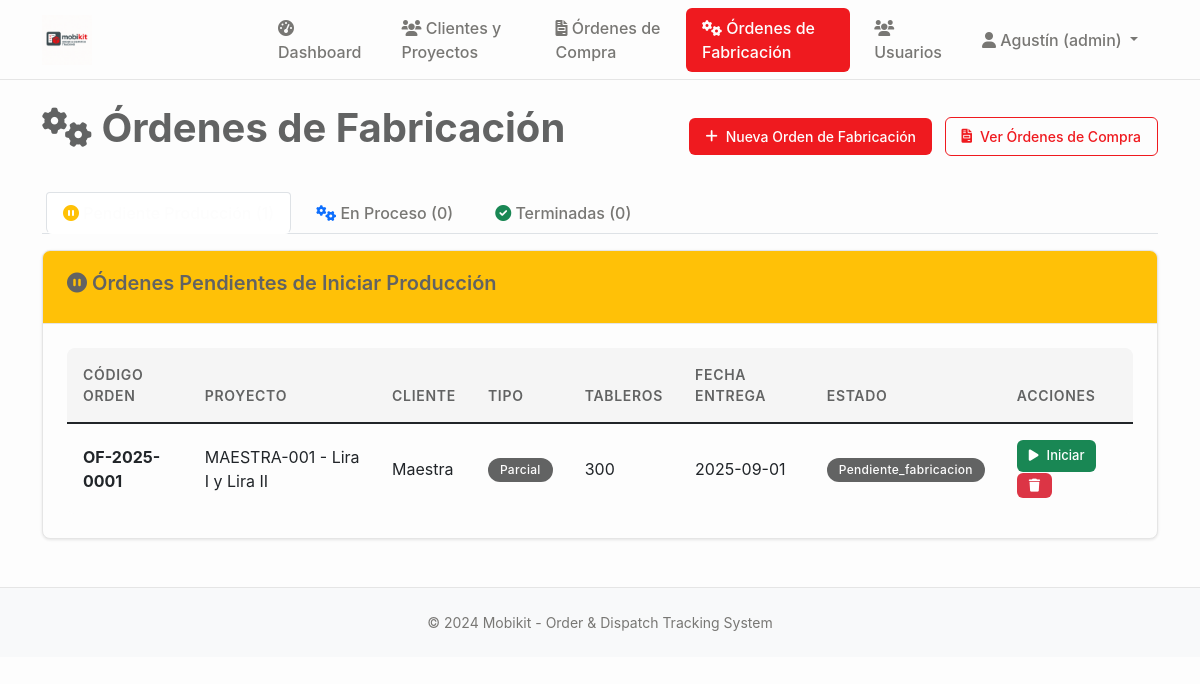
The app's page /ordenes_fabricacion (signed in) with its own data.
### tables this page shows
CREATE TABLE ordenes_fabricacion (
                id INTEGER PRIMARY KEY AUTOINCREMENT,
                codigo_orden TEXT UNIQUE NOT NULL,
                proyecto_id INTEGER NOT NULL,
                tipo_orden TEXT DEFAULT 'parcial' CHECK (tipo_orden IN ('parcial', 'total')),
                fecha_entrega_estimada DATE NOT NULL,
                cantidad_tableros INTEGER NOT NULL,
                estado TEXT DEFAULT 'pendiente_fabricacion' CHECK (estado IN (
                    'pendiente_fabricacion', 'aprobado_diseño', 'enviado_produccion', 
                    'seccionado', 'enchapando', 'mecanizado', 'listo_embalaje', 
                    'embalando', 'listo_despacho', 'despachado'
                )),
                prioridad TEXT DEFAULT 'media' CHECK (prioridad IN ('baja', 'media', 'alta', 'urgente')),
                observaciones TEXT,
                fecha_inicio DATE,
                fecha_entrega_real DATE,
                created_at TIMESTAMP DEFAULT CURRENT_TIMESTAMP,
                updated_at TIMESTAMP DEFAULT CURRENT_TIMESTAMP,
                FOREIGN KEY (proyecto_id) REFERENCES proyectos (id) ON DELETE CASCADE
            );

CREATE TABLE proyectos (
                id INTEGER PRIMARY KEY AUTOINCREMENT,
                codigo TEXT UNIQUE NOT NULL,
                nombre TEXT NOT NULL,
                cliente_id INTEGER NOT NULL,
                descripcion TEXT,
                estado TEXT DEFAULT 'en_desarrollo' CHECK (estado IN ('en_desarrollo', 'aprobado_produccion', 'seccionado', 'enchapado', 'mecanizado', 'produccion_completa', 'embalando', 'listo_despacho', 'entregado', 'cancelado')),
                prioridad TEXT DEFAULT 'media' CHECK (prioridad IN ('baja', 'media', 'alta', 'urgente')),
                fecha_inicio DATE,
                fecha_entrega DATE,
                fecha_entrega_real DATE,
                diseñador_id INTEGER,
                supervisor_id INTEGER,
                presupuesto DECIMAL(12,2),
                costo_real DECIMAL(12,2),
                observaciones TEXT,
                created_at TIMESTAMP DEFAULT CURRENT_TIMESTAMP,
                updated_at TIMESTAMP DEFAULT CURRENT_TIMESTAMP, adjudicacion_tipo TEXT DEFAULT "orden_compra" CHECK (adjudicacion_tipo IN ("contrato", "orden_compra")), monto_neto DECIMAL(12,2), estado_proyecto TEXT DEFAULT "pendiente_presupuesto", monto_neto_provision DECIMAL(12,2), monto_neto_instalacion DECIMAL(12,2), fecha_estimada_inicio DATE, archivado BOOLEAN DEFAULT FALSE,
                FOREIGN KEY (cliente_id) REFERENCES clientes (id),
                FOREIGN KEY (diseñador_id) REFERENCES usuarios (id),
                FOREIGN KEY (supervisor_id) REFERENCES usuarios (id)
            );

CREATE TABLE clientes (
    id INTEGER PRIMARY KEY AUTOINCREMENT,
    nombre TEXT NOT NULL,
    rut TEXT UNIQUE,
    email TEXT,
    telefono TEXT,
    direccion TEXT,
    ciudad TEXT,
    region TEXT,
    contacto_principal TEXT,
    observaciones TEXT,
    activo BOOLEAN DEFAULT TRUE,
    created_at TIMESTAMP DEFAULT CURRENT_TIMESTAMP,
    updated_at TIMESTAMP DEFAULT CURRENT_TIMESTAMP
);

### main.py (the view)
@app.route('/ordenes_fabricacion')
@login_required
def ordenes_fabricacion():
    conn = sqlite3.connect('mobikit.db')
    cursor = conn.cursor()
    cursor.execute('''
        SELECT of.id, of.codigo_orden, of.tipo_orden, of.fecha_entrega_estimada,
               of.cantidad_tableros, of.estado, of.observaciones,
               p.codigo as proyecto_codigo, p.nombre as proyecto_nombre,
               c.nombre as cliente_nombre, of.fecha_entrega_real
        FROM ordenes_fabricacion of
        JOIN proyectos p ON of.proyecto_id = p.id
        LEFT JOIN clientes c ON p.cliente_id = c.id
        WHERE of.estado IN ('pendiente_fabricacion', 'aprobado_diseño')
        ORDER BY of.fecha_entrega_estimada ASC
    ''')
    fabricacion_pendientes = cursor.fetchall()
    cursor.execute('''
        SELECT of.id, of.codigo_orden, of.tipo_orden, of.fecha_entrega_estimada,
               of.cantidad_tableros, of.estado, of.observaciones,
               p.codigo as proyecto_codigo, p.nombre as proyecto_nombre,
               c.nombre as cliente_nombre, of.fecha_entrega_real
        FROM ordenes_fabricacion of
        JOIN proyectos p ON of.proyecto_id = p.id
        LEFT JOIN clientes c ON p.cliente_id = c.id
        WHERE of.estado IN ('enviado_produccion', 'seccionado', 'enchapando', 'mecanizado', 'listo_embalaje')
        ORDER BY of.fecha_entrega_estimada ASC
    ''')
    fabricacion_proceso = cursor.fetchall()
    cursor.execute('''
        SELECT of.id, of.codigo_orden, of.tipo_orden, of.fecha_entrega_estimada,
               of.cantidad_tableros, of.estado, of.observaciones,
               p.codigo as proyecto_codigo, p.nombre as proyecto_nombre,
               c.nombre as cliente_nombre, of.fecha_entrega_real
        FROM ordenes_fabricacion of
        JOIN proyectos p ON of.proyecto_id = p.id
        LEFT JOIN clientes c ON p.cliente_id = c.id
        WHERE of.estado IN ('embalando', 'listo_despacho', 'despachado')
        ORDER BY of.fecha_entrega_real DESC
        LIMIT 20
    ''')
    fabricacion_terminadas = cursor.fetchall()
    conn.close()
    return render_template('ordenes_fabricacion.html',
                           fabricacion_pendientes=fabricacion_pendientes,
                           fabricacion_proceso=fabricacion_proceso,
                           fabricacion_terminadas=fabricacion_terminadas)

### main.py (called while the page is built)
def login_required(f):
    @wraps(f)
    def decorated_function(*args, **kwargs):
        if 'user_id' not in session:
            return redirect(url_for('login'))
        return f(*args, **kwargs)
    return decorated_function

### templates/ordenes_fabricacion.html (shortened to what this page needs)
{% extends "base.html" %}
{% block content %}
<div class="d-flex justify-content-between align-items-center mb-4">
    <h1><i class="fas fa-cogs"></i> Órdenes de Fabricación</h1>
    <div>
        {% if session.user_role in ['admin', 'general', 'operación'] %}
        <button type="button" class="btn btn-primary me-2" data-bs-toggle="modal" data-bs-target="#nuevaOrdenFabricacionModal">
            <i class="fas fa-plus"></i> Nueva Orden de Fabricación
        </button>
        {% endif %}
        <a href="{{ url_for('ordenes_compra') }}" class="btn btn-outline-primary">
            <i class="fas fa-file-invoice"></i> Ver Órdenes de Compra
        </a>
    </div>
</div>
<ul class="nav nav-tabs" id="fabricacionTab" role="tablist">
    <li class="nav-item" role="presentation">
        <button class="nav-link active" id="pendientes-fab-tab" data-bs-toggle="tab" data-bs-target="#pendientes-fab" type="button" role="tab">
            <i class="fas fa-pause-circle text-warning"></i> Pendiente Producción ({{ fabricacion_pendientes|length }})
        </button>
    </li>
    <li class="nav-item" role="presentation">
        <button class="nav-link" id="proceso-fab-tab" data-bs-toggle="tab" data-bs-target="#proceso-fab" type="button" role="tab">
            <i class="fas fa-cogs text-primary"></i> En Proceso ({{ fabricacion_proceso|length }})
        </button>
    </li>
    <li class="nav-item" role="presentation">
        <button class="nav-link" id="terminadas-fab-tab" data-bs-toggle="tab" data-bs-target="#terminadas-fab" type="button" role="tab">
            <i class="fas fa-check-circle text-success"></i> Terminadas ({{ fabricacion_terminadas|length }})
        </button>
    </li>
</ul>
<div class="tab-content" id="fabricacionTabContent">
    <div class="tab-pane fade show active" id="pendientes-fab" role="tabpanel">
        <div class="card mt-3">
            <div class="card-header bg-warning text-dark">
                <h5><i class="fas fa-pause-circle"></i> Órdenes Pendientes de Iniciar Producción</h5>
            </div>
            <div class="card-body">
                {% if fabricacion_pendientes %}
                <div class="table-responsive">
                    <table class="table table-hover">
                        <thead>
                            <tr>
                                <th>Código Orden</th>
                                <th>Proyecto</th>
                                <th>Cliente</th>
                                <th>Tipo</th>
                                <th>Tableros</th>
                                <th>Fecha Entrega</th>
                                <th>Estado</th>
                                <th>Acciones</th>
                            </tr>
                        </thead>
                        <tbody>
                            {% for orden in fabricacion_pendientes %}
                            <tr>
                                <td><strong>{{ orden[1] }}</strong></td>
                                <td>
                                    <div>{{ orden[7] }} - {{ orden[8] }}</div>
                                </td>
                                <td>{{ orden[9] or 'Sin cliente' }}</td>
                                <td>
                                    <span class="badge bg-info">{{ orden[2].title() }}</span>
                                </td>
                                <td>{{ orden[4] }}</td>
                                <td>{{ orden[3] }}</td>
                                <td>
                                    {% if orden[5] == 'pendiente' %}
                                            <span class="badge bg-warning">Pendiente</span>
                                        {% elif orden[5] == 'aprobado_produccion' %}
                                            <span class="badge bg-info">Aprobado Producción</span>
                                        {% elif orden[5] == 'seccionado' %}
                                            <span class="badge bg-secondary">Seccionado</span>
                                        {% elif orden[5] == 'enchapado' %}
                                            <span class="badge bg-info">Enchapado</span>
                                        {% elif orden[5] == 'mecanizado' %}
                                            <span class="badge bg-primary">Mecanizado</span>
                                        {% elif orden[5] == 'produccion_completa' %}
                                            <span class="badge bg-success">Producción Completa</span>
                                        {% elif orden[5] == 'embalando' %}
                                            <span class="badge bg-warning">Embalando</span>
                                        {% elif orden[5] == 'listo_despacho' %}
                                            <span class="badge bg-danger">Listo Despacho</span>
                                        {% elif orden[5] == 'entregado' %}
                                            <span class="badge bg-dark">Entregado</span>
                                        {% else %}
                                            <span class="badge bg-secondary">{{ orden[5]|title }}</span>
                                        {% endif %}
                                </td>
                                <td>
                                    {% if session.user_role in ['admin', 'general', 'operación'] %}
                                    <button class="btn btn-sm btn-success" onclick="iniciarFabricacion({{ orden[0] }})">
                                        <i class="fas fa-play"></i> Iniciar
                                    </button>
                                    <button class="btn btn-sm btn-danger" onclick="eliminarOrdenFabricacion({{ orden[0] }})">
                                        <i class="fas fa-trash"></i>
                                    </button>
                                    {% endif %}
                                </td>
                            </tr>
                            {% endfor %}
                        </tbody>
                    </table>
                </div>
                {% else %}
                <div class="text-center py-4">
                    <i class="fas fa-inbox fa-3x text-muted mb-3"></i>
                    <p class="text-muted">No hay órdenes de fabricación pendientes</p>
                </div>
                {% endif %}
            </div>
        </div>
    </div>
</div>
{% endblock %}

### static/css/style.css (style rules this page uses)
:root { --mobikit-red: #EF1A1F; --mobikit-red-light: #F58B8F; --mobikit-red-dark: #C7161A; --mobikit-gray: #626363; --mobikit-gray-logo: #626363; --mobikit-light-gray: #8C8C8C; --mobikit-dark-gray: #4A4A4A; --mobikit-white: #FDFDFD; --mobikit-light-bg: #FAFAFA; --mobikit-border: #E5E5E5; --mobikit-hover: #F5F5F5; --mobikit-text-light: #787774; --mobikit-sidebar: #F7F6F3; --mobikit-cocinas: #EF1A1F; --mobikit-closet: #626363; --mobikit-success: #22C55E; --mobikit-warning: #F59E0B; --mobikit-info: #626363; --mobikit-danger: #EF1A1F; }
* { box-sizing: border-box; }
body { font-family: -apple-system, BlinkMacSystemFont, 'Segoe UI', Roboto, 'Helvetica Neue', Arial, sans-serif; background-color: var(--mobikit-white); color: var(--mobikit-gray); line-height: 1.5; margin: 0; padding: 0; }
.nav-link { color: var(--mobikit-text-light) !important; font-weight: 500; padding: 0.5rem 1rem !important; border-radius: 6px; transition: all 0.2s ease; margin: 0 0.25rem; }
.nav-link.active { background-color: var(--mobikit-red); color: var(--mobikit-white) !important; }
h1 { font-size: 2.5rem; font-weight: 700; color: var(--mobikit-gray); margin-bottom: 1rem; line-height: 1.2; }
h4, h5, h6 { font-weight: 600; color: var(--mobikit-gray); margin-bottom: 0.5rem; }
.card { background-color: var(--mobikit-white); border: 1px solid var(--mobikit-border); border-radius: 8px; box-shadow: 0 1px 3px rgba(0, 0, 0, 0.1); margin-bottom: 1.5rem; overflow: hidden; transition: all 0.2s ease; }
.card-header { background-color: var(--mobikit-white); border-bottom: 1px solid var(--mobikit-border); padding: 1.25rem 1.5rem; font-weight: 600; color: var(--mobikit-gray); font-size: 1.1rem; }
.card-body { padding: 1.5rem; }
.btn { font-weight: 500; border-radius: 6px; padding: 0.5rem 1rem; font-size: 0.875rem; border: none; cursor: pointer; transition: all 0.2s ease; display: inline-flex; align-items: center; gap: 0.5rem; }
.btn-primary { background-color: var(--mobikit-red); color: var(--mobikit-white); }
.btn-outline-primary { background-color: transparent; color: var(--mobikit-red); border: 1px solid var(--mobikit-red); }
.btn-sm { padding: 0.375rem 0.75rem; font-size: 0.8125rem; }
.table { background-color: var(--mobikit-white); border-radius: 8px; overflow: hidden; margin-bottom: 0; }
.table th { background-color: var(--mobikit-hover); border: none; font-weight: 600; color: var(--mobikit-gray); padding: 1rem; font-size: 0.875rem; text-transform: uppercase; letter-spacing: 0.05em; }
.table td { border: none; border-top: 1px solid var(--mobikit-border); padding: 1rem; vertical-align: middle; }
.badge { font-weight: 500; padding: 0.35rem 0.75rem; border-radius: 20px; font-size: 0.75rem; letter-spacing: 0.025em; color: var(--mobikit-white) !important; }
.badge.bg-secondary { background-color: var(--mobikit-info) !important; }
.badge.bg-info { background-color: var(--mobikit-info) !important; }
a { color: var(--mobikit-red); text-decoration: none; }

### records on screen
ordenes_fabricacion: codigo_orden "OF-2025-0001", codigo "MAESTRA-001", nombre "Lira I y Lira II", nombre "Maestra", tipo_orden "Parcial", cantidad_tableros "300", fecha_entrega_estimada "2025-09-01", estado "Pendiente_fabricacion"

### other values on screen
{{ session.user_name }} "Agustín"
{{ session.user_role }} "admin"
{{ fabricacion_proceso|length }} "0"
{{ fabricacion_terminadas|length }} "0"
